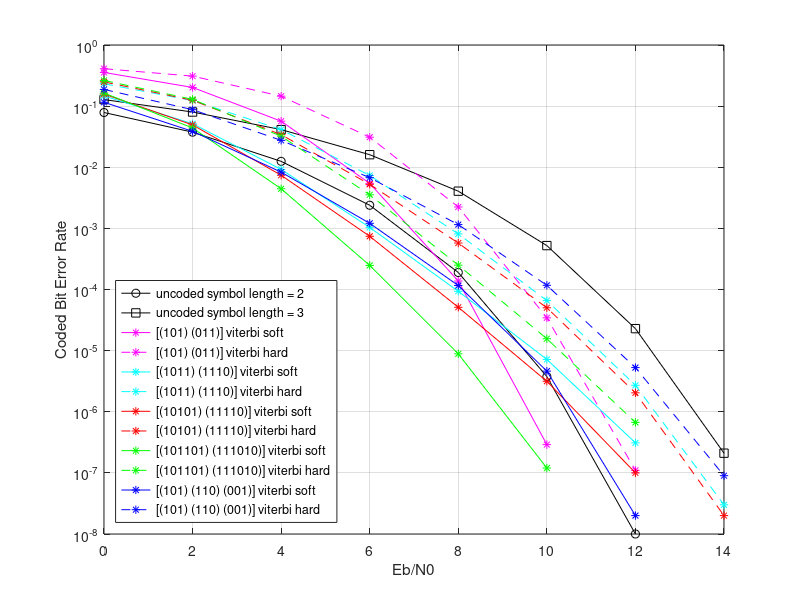
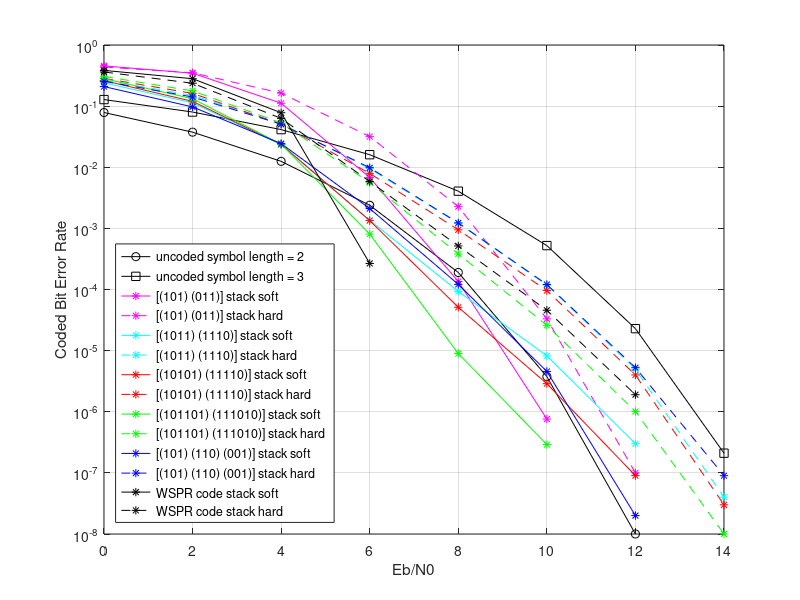
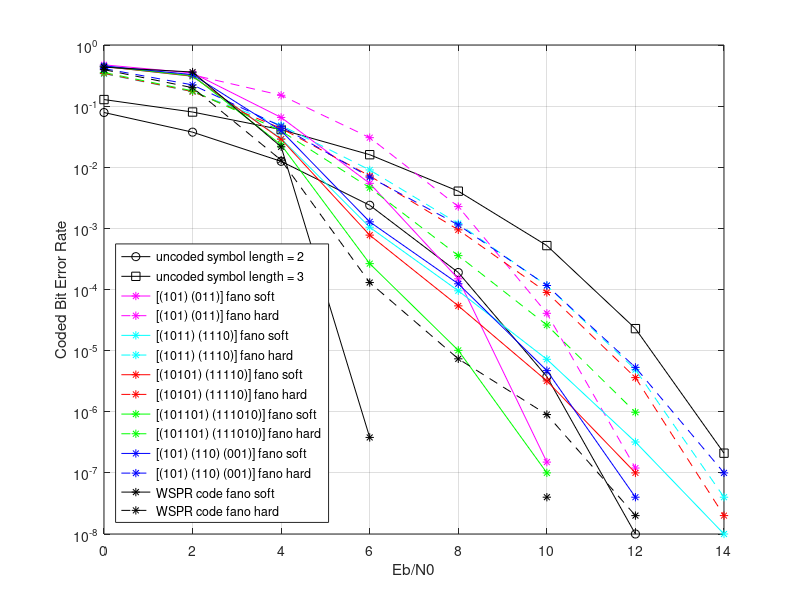

These figures' MATLAB source, in order:
SNR = [0, 2, 4, 6, 8, 10, 12, 14];

% uncoded simulation results - 800.000.000 bits per error rate
% symlen = 2
  ber_uncoded_2 = [0.07863759 0.03750666 0.01249095 0.00239028 0.00018975 0.00000376 0.00000001 0.00000000];
% symlen = 3
  ber_uncoded_3 = [0.12804897 0.08007474 0.04128646 0.01604836 0.00406057 0.00052290 0.00002290 0.00000021];

% viterbi simulation results, block length: 40
%     800.000 bits for         SNR <=  4 dB
%   8.000.000 bits for  4 dB < SNR <=  6 dB
%  80.000.000 bits for  6 dB < SNR <= 10 dB
% 800.000.000 bits for 10 dB < SNR
% code P0 = (1, 0, 1), P1 = (0, 1, 1)
  ber_coded_a =  [0.35548875 0.20219750 0.05668375 0.00545587 0.00013756 0.00000029 0.00000000 0.00000000];
  ber_coded_ah = [0.40942000 0.30961000 0.14543500 0.03102900 0.00223931 0.00003441 0.00000011 0.00000000];
% code P0 = (1, 0, 1, 1), P1 = (1, 1, 1, 0)
  ber_coded_b =  [0.14730250 0.05154750 0.00923000 0.00103700 0.00009347 0.00000717 0.00000031 0.00000000];
  ber_coded_bh = [0.23225375 0.12338125 0.04132875 0.00733887 0.00081245 0.00006590 0.00000271 0.00000003];
% code P0 = (1, 0, 1, 0, 1) P1 = (1, 1, 1, 1, 0)
  ber_coded_c =  [0.15763000 0.04929250 0.00740250 0.00074250 0.00005119 0.00000315 0.00000010 0.00000000];
  ber_coded_ch = [0.24909000 0.12475375 0.03412625 0.00525963 0.00057540 0.00005028 0.00000204 0.00000002];
% code P0 = (1, 0, 1, 1, 0, 1) P1 = (1, 1, 1, 0, 1, 0)
  ber_coded_d =  [0.16392500 0.04393375 0.00444625 0.00024775 0.00000886 0.00000012 0.00000000 0.00000000];
  ber_coded_dh = [0.26318250 0.12922125 0.03216750 0.00354537 0.00025038 0.00001565 0.00000067 0.00000000];
% code P0 = (1, 0, 1), P1 = (1, 1, 0), P2 = (0, 0, 1)
  ber_coded_e =  [0.11558875 0.03868500 0.00832625 0.00120975 0.00011611 0.00000462 0.00000002 0.00000000];
  ber_coded_eh = [0.18751250 0.08752625 0.02753250 0.00675150 0.00115258 0.00011710 0.00000528 0.00000009];

% stack simulation results, block length: 40
%     800.000 bits for         SNR <=  4 dB
%   8.000.000 bits for  4 dB < SNR <=  6 dB
%  80.000.000 bits for  6 dB < SNR <= 10 dB
% 800.000.000 bits for 10 dB < SNR
% code P0 = (1, 0, 1), P1 = (0, 1, 1)
  ber_coded_a_stack =  [0.45526625 0.34524375 0.11143750 0.00678712 0.00013500 0.00000076 0.00000000 0.00000000];
  ber_coded_ah_stack = [0.43682625 0.35070875 0.16290500 0.03168625 0.00226600 0.00003310 0.00000010 0.00000000];
% code P0 = (1, 0, 1, 1), P1 = (1, 1, 1, 0)
  ber_coded_b_stack =  [0.24071625 0.11323000 0.02341375 0.00135637 0.00009309 0.00000821 0.00000030 0.00000000];
  ber_coded_bh_stack = [0.26581000 0.14971250 0.05170000 0.00944637 0.00120999 0.00011809 0.00000496 0.00000004];
% code P0 = (1, 0, 1, 0, 1) P1 = (1, 1, 1, 1, 0)
  ber_coded_c_stack =  [0.26119000 0.11965000 0.02365250 0.00133875 0.00005121 0.00000288 0.00000009 0.00000000];
  ber_coded_ch_stack = [0.28445625 0.16166375 0.05038125 0.00793913 0.00094650 0.00009591 0.00000400 0.00000003];
% code P0 = (1, 0, 1, 1, 0, 1) P1 = (1, 1, 1, 0, 1, 0)
  ber_coded_d_stack =  [0.28148750 0.13206000 0.02383500 0.00080550 0.00000896 0.00000029 0.00000000 0.00000000];
  ber_coded_dh_stack = [0.30608875 0.17743625 0.05300250 0.00560350 0.00038147 0.00002591 0.00000101 0.00000001];
% code P0 = (1, 0, 1), P1 = (1, 1, 0), P2 = (0, 0, 1)
  ber_coded_e_stack =  [0.20872125 0.09705375 0.02438875 0.00210750 0.00012127 0.00000456 0.00000002 0.00000000];
  ber_coded_eh_stack = [0.25451375 0.14113750 0.05067625 0.00982525 0.00122960 0.00012074 0.00000526 0.00000009];
% code P0 = (10001010110010100000101101001111) P1 = (11100010001111001000011000100111)
% block length = 50
  ber_coded_f_stack =  [0.38435500 0.28113125 0.07790375 0.00026688 0.00000000 0.00000000 0.00000000 0.00000000];
  ber_coded_fh_stack = [0.36178625 0.23672500 0.06302750 0.00585300 0.00051586 0.00004573 0.00000190 0.00000000];

% fano simulation results, block length: 40
%     800.000 bits for         SNR <=  4 dB
%   8.000.000 bits for  4 dB < SNR <=  6 dB
%  80.000.000 bits for  6 dB < SNR <= 10 dB
% 800.000.000 bits for 10 dB < SNR
% code P0 = (1, 0, 1), P1 = (0, 1, 1)
  ber_coded_a_fano =  [0.47393500 0.34875250 0.06525875 0.00545450 0.00014972 0.00000015 0.00000000 0.00000000];
  ber_coded_ah_fano = [0.44036750 0.32450250 0.15040375 0.03049525 0.00227199 0.00004078 0.00000012 0.00000000];
% code P0 = (1, 0, 1, 1), P1 = (1, 1, 1, 0)
  ber_coded_b_fano =  [0.44592375 0.30697875 0.02937875 0.00104412 0.00009522 0.00000721 0.00000032 0.00000001];
  ber_coded_bh_fano = [0.33808000 0.17198000 0.04842000 0.00902937 0.00119820 0.00011619 0.00000488 0.00000004];
% code P0 = (1, 0, 1, 0, 1) P1 = (1, 1, 1, 1, 0)
  ber_coded_c_fano =  [0.44408750 0.30890750 0.02876375 0.00077562 0.00005399 0.00000319 0.00000010 0.00000000];
  ber_coded_ch_fano = [0.34338875 0.17295375 0.04328625 0.00721775 0.00094619 0.00008957 0.00000362 0.00000002];
% code P0 = (1, 0, 1, 1, 0, 1) P1 = (1, 1, 1, 0, 1, 0)
  ber_coded_d_fano =  [0.45008625 0.31472750 0.02327250 0.00026500 0.00001010 0.00000010 0.00000000 0.00000000];
  ber_coded_dh_fano = [0.35524750 0.17778750 0.03924625 0.00462487 0.00035841 0.00002620 0.00000098 0.00000000];
% code P0 = (1, 0, 1), P1 = (1, 1, 0), P2 = (0, 0, 1)
  ber_coded_e_fano =  [0.45535625 0.32750750 0.03955750 0.00127888 0.00012397 0.00000471 0.00000004 0.00000000];
  ber_coded_eh_fano = [0.41090625 0.22241625 0.04662125 0.00689588 0.00114084 0.00011634 0.00000532 0.00000010];
% code P0 = (10001010110010100000101101001111) P1 = (11100010001111001000011000100111)
% block length = 50
  ber_coded_f_fano =  [0.43386750 0.36141375 0.02161500 0.00000038 0.00000000 0.00000004 0.00000000 0.00000000];
  ber_coded_fh_fano = [0.39533750 0.20026875 0.01307250 0.00013000 0.00000734 0.00000090 0.00000002 0.00000000];

close all;
figure();
plot(SNR, ber_uncoded_2, '-ok', 'DisplayName', 'uncoded symbol length = 2');
hold all;
plot(SNR, ber_uncoded_3, '-sk', 'DisplayName', 'uncoded symbol length = 3');
plot(SNR, ber_coded_a, '-*m', 'DisplayName', '[(101) (011)] viterbi soft');
plot(SNR, ber_coded_ah, '--*m', 'DisplayName', '[(101) (011)] viterbi hard');
plot(SNR, ber_coded_b, '-*c', 'DisplayName', '[(1011) (1110)] viterbi soft');
plot(SNR, ber_coded_bh, '--*c', 'DisplayName', '[(1011) (1110)] viterbi hard');
plot(SNR, ber_coded_c, '-*r', 'DisplayName', '[(10101) (11110)] viterbi soft');
plot(SNR, ber_coded_ch, '--*r', 'DisplayName', '[(10101) (11110)] viterbi hard');
plot(SNR, ber_coded_d, '-*g', 'DisplayName', '[(101101) (111010)] viterbi soft');
plot(SNR, ber_coded_dh, '--*g', 'DisplayName', '[(101101) (111010)] viterbi hard');
plot(SNR, ber_coded_e, '-*b', 'DisplayName', '[(101) (110) (001)] viterbi soft');
plot(SNR, ber_coded_eh, '--*b', 'DisplayName', '[(101) (110) (001)] viterbi hard');

grid on;
set(gca, 'YScale', 'log');
xlabel('Eb/N0');
ylabel('Coded Bit Error Rate');
legend('Location', 'southwest');

figure();
plot(SNR, ber_uncoded_2, '-ok', 'DisplayName', 'uncoded symbol length = 2');
hold all;
plot(SNR, ber_uncoded_3, '-sk', 'DisplayName', 'uncoded symbol length = 3');
plot(SNR, ber_coded_a_stack, '-*m', 'DisplayName', '[(101) (011)] stack soft');
plot(SNR, ber_coded_ah_stack, '--*m', 'DisplayName', '[(101) (011)] stack hard');
plot(SNR, ber_coded_b_stack, '-*c', 'DisplayName', '[(1011) (1110)] stack soft');
plot(SNR, ber_coded_bh_stack, '--*c', 'DisplayName', '[(1011) (1110)] stack hard');
plot(SNR, ber_coded_c_stack, '-*r', 'DisplayName', '[(10101) (11110)] stack soft');
plot(SNR, ber_coded_ch_stack, '--*r', 'DisplayName', '[(10101) (11110)] stack hard');
plot(SNR, ber_coded_d_stack, '-*g', 'DisplayName', '[(101101) (111010)] stack soft');
plot(SNR, ber_coded_dh_stack, '--*g', 'DisplayName', '[(101101) (111010)] stack hard');
plot(SNR, ber_coded_e_stack, '-*b', 'DisplayName', '[(101) (110) (001)] stack soft');
plot(SNR, ber_coded_eh_stack, '--*b', 'DisplayName', '[(101) (110) (001)] stack hard');
plot(SNR, ber_coded_f_stack, '-*k', 'DisplayName', 'WSPR code stack soft');
plot(SNR, ber_coded_fh_stack, '--*k', 'DisplayName', 'WSPR code stack hard');

grid on;
set(gca, 'YScale', 'log');
xlabel('Eb/N0');
ylabel('Coded Bit Error Rate');
legend('Location', 'southwest');

figure();
plot(SNR, ber_uncoded_2, '-ok', 'DisplayName', 'uncoded symbol length = 2');
hold all;
plot(SNR, ber_uncoded_3, '-sk', 'DisplayName', 'uncoded symbol length = 3');
plot(SNR, ber_coded_a_fano, '-*m', 'DisplayName', '[(101) (011)] fano soft');
plot(SNR, ber_coded_ah_fano, '--*m', 'DisplayName', '[(101) (011)] fano hard');
plot(SNR, ber_coded_b_fano, '-*c', 'DisplayName', '[(1011) (1110)] fano soft');
plot(SNR, ber_coded_bh_fano, '--*c', 'DisplayName', '[(1011) (1110)] fano hard');
plot(SNR, ber_coded_c_fano, '-*r', 'DisplayName', '[(10101) (11110)] fano soft');
plot(SNR, ber_coded_ch_fano, '--*r', 'DisplayName', '[(10101) (11110)] fano hard');
plot(SNR, ber_coded_d_fano, '-*g', 'DisplayName', '[(101101) (111010)] fano soft');
plot(SNR, ber_coded_dh_fano, '--*g', 'DisplayName', '[(101101) (111010)] fano hard');
plot(SNR, ber_coded_e_fano, '-*b', 'DisplayName', '[(101) (110) (001)] fano soft');
plot(SNR, ber_coded_eh_fano, '--*b', 'DisplayName', '[(101) (110) (001)] fano hard');
plot(SNR, ber_coded_f_fano, '-*k', 'DisplayName', 'WSPR code fano soft');
plot(SNR, ber_coded_fh_fano, '--*k', 'DisplayName', 'WSPR code fano hard');

grid on;
set(gca, 'YScale', 'log');
xlabel('Eb/N0');
ylabel('Coded Bit Error Rate');
legend('Location', 'southwest');
